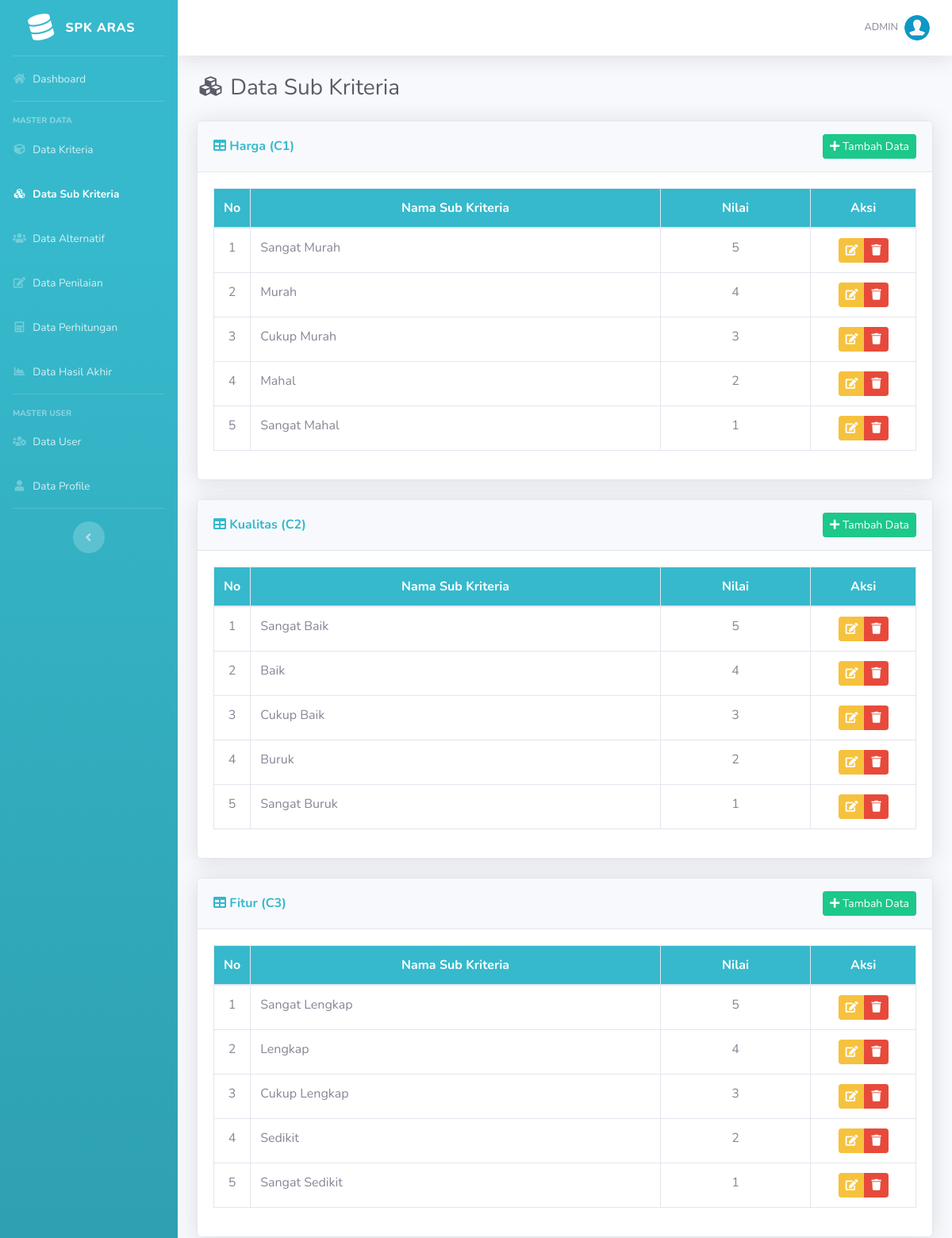
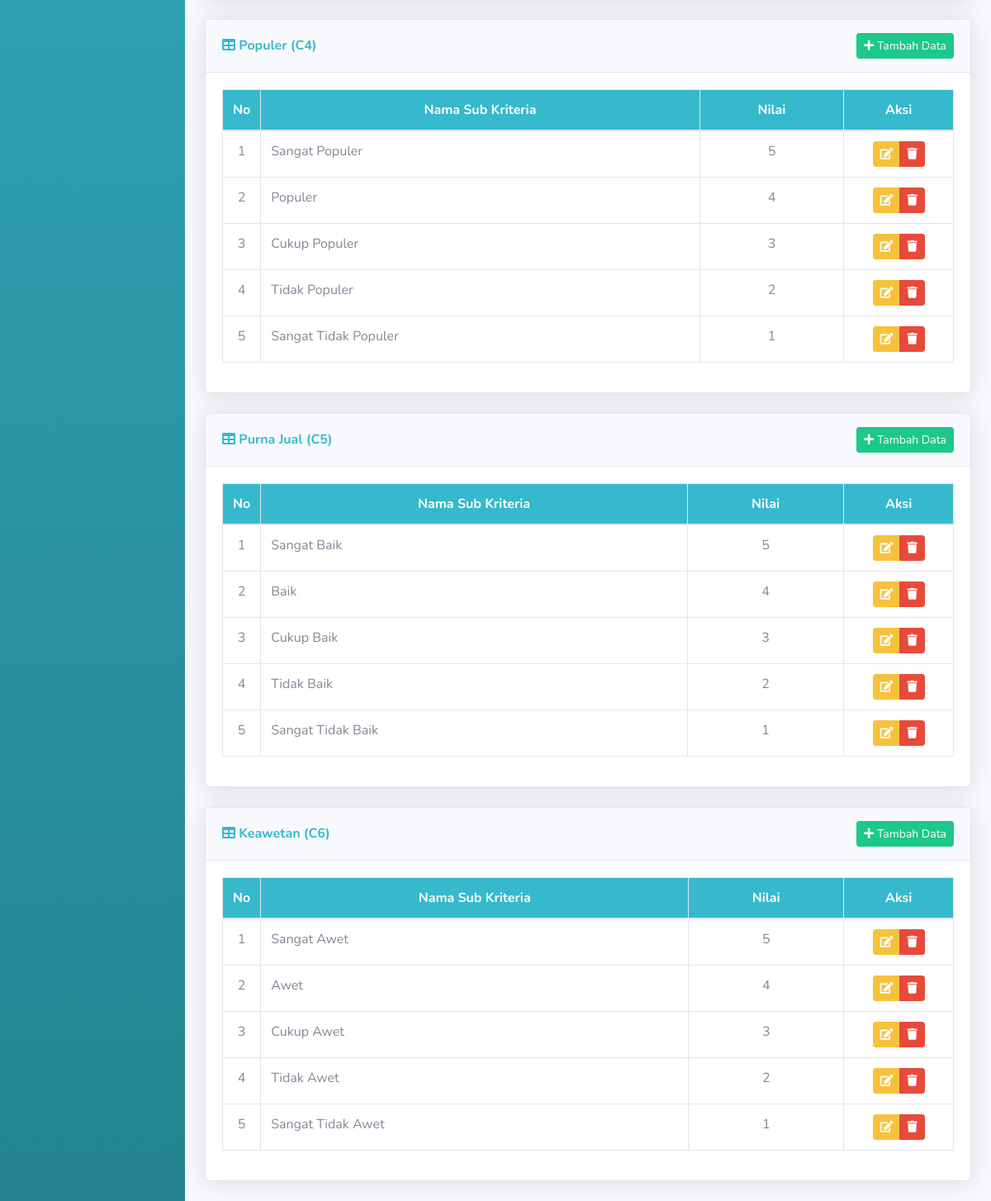
/SPK-ARAS-NATIVE/list-sub-kriteria.php (signed in), run on the app's committed database (2 pictures, top to bottom).
### tables this page shows
CREATE TABLE IF NOT EXISTS `kriteria` (
  `id_kriteria` int(11) NOT NULL,
  `kode_kriteria` varchar(10) NOT NULL,
  `nama` varchar(50) NOT NULL,
  `type` enum('Benefit','Cost') NOT NULL,
  `bobot` float NOT NULL,
  `ada_pilihan` tinyint(1) DEFAULT NULL
);

CREATE TABLE IF NOT EXISTS `sub_kriteria` (
  `id_sub_kriteria` int(11) NOT NULL,
  `id_kriteria` int(11) NOT NULL,
  `nama` varchar(50) NOT NULL,
  `nilai` float NOT NULL
);

### SPK-ARAS-NATIVE/list-sub-kriteria.php (the view, shortened to what this page needs)
<?php
require_once('includes/init.php');
require_once('template/header.php');
?>
<div class="d-sm-flex align-items-center justify-content-between mb-4">
    <h1 class="h3 mb-0 text-gray-800"><i class="fas fa-fw fa-cubes"></i> Data Sub Kriteria</h1>
</div>
<?php
$query = mysqli_query($koneksi,"SELECT * FROM kriteria WHERE ada_pilihan='1' ORDER BY kode_kriteria ASC");
$cek = mysqli_num_rows($query);
if($cek <= 0) {
?>
<div class="card shadow mb-4">
    <div class="card-header py-3">
        <h6 class="m-0 font-weight-bold text-info"><i class="fa fa-table"></i> Daftar Data Sub Kriteria</h6>
    </div>
    <div class="card-body">
		<div class="alert alert-info">
			Cara penilaian pada kriteria berjenis input langsung semua.
		</div>
	</div>
</div>
<?php
}else{
	while($data = mysqli_fetch_array($query)){
?>
<div class="card shadow mb-4">
    <div class="card-header py-3">
        <div class="d-sm-flex align-items-center justify-content-between">
			<h6 class="m-0 font-weight-bold text-info"><i class="fa fa-table"></i> <?= $data['nama']." (".$data['kode_kriteria'].")" ?></h6>
			<a href="#tambah<?= $data['id_kriteria']; ?>" data-toggle="modal" class="btn btn-sm btn-success"> <i class="fa fa-plus"></i> Tambah Data </a>
		</div>
    </div>
    <div class="card-body">
		<div class="table-responsive">
			<table class="table table-bordered" width="100%" cellspacing="0">
				<thead class="bg-info text-white">
					<tr align="center">
						<th width="5%">No</th>
						<th>Nama Sub Kriteria</th>
						<th>Nilai</th>
						<th width="15%">Aksi</th>
					</tr>
				</thead>
				<tbody>
					<?php
						$no=1;
						$id_kriteria = $data['id_kriteria'];
						$q = mysqli_query($koneksi,"SELECT * FROM sub_kriteria WHERE id_kriteria = '$id_kriteria' ORDER BY nilai DESC");
						while($d = mysqli_fetch_array($q)){
					?>
					<tr align="center">
						<td><?=$no ?></td>
						<td align="left"><?= $d['nama'] ?></td>
						<td><?= $d['nilai'] ?></td>
						<td>
							<div class="btn-group" role="group">
								<a data-toggle="modal" title="Edit Data" href="#editsk<?= $d['id_sub_kriteria'] ?>" class="btn btn-warning btn-sm"><i class="fa fa-edit"></i></a>
								<a  data-toggle="tooltip" data-placement="bottom" title="Hapus Data" href="hapus-sub-kriteria.php?id=<?php echo $d['id_sub_kriteria']; ?>" onclick="return confirm ('Apakah anda yakin untuk meghapus data ini')" class="btn btn-danger btn-sm"><i class="fa fa-trash"></i></a>
							</div>
						</td>
					</tr>
                <?php
					$no++;
					}
				?>
				</tbody>
			</table>
		</div>
	</div>
</div>
<?php
}
}
require_once('template/footer.php');
?>

### data on the page
kriteria: nama "Harga", kode_kriteria "C1"
sub_kriteria: nama "Sangat Murah", nilai "5"
sub_kriteria: nama "Murah", nilai "4"
sub_kriteria: nama "Cukup Murah", nilai "3"
sub_kriteria: nama "Mahal", nilai "2"
sub_kriteria: nama "Sangat Mahal", nilai "1"
kriteria: nama "Kualitas", kode_kriteria "C2"
sub_kriteria: nama "Sangat Baik", nilai "5"
sub_kriteria: nama "Baik", nilai "4"
sub_kriteria: nama "Cukup Baik", nilai "3"
sub_kriteria: nama "Buruk", nilai "2"
sub_kriteria: nama "Sangat Buruk", nilai "1"
kriteria: nama "Fitur", kode_kriteria "C3"
sub_kriteria: nama "Sangat Lengkap", nilai "5"
sub_kriteria: nama "Lengkap", nilai "4"
sub_kriteria: nama "Cukup Lengkap", nilai "3"
sub_kriteria: nama "Sedikit", nilai "2"
sub_kriteria: nama "Sangat Sedikit", nilai "1"
kriteria: nama "Populer", kode_kriteria "C4"
sub_kriteria: nama "Sangat Populer", nilai "5"
sub_kriteria: nama "Populer", nilai "4"
sub_kriteria: nama "Cukup Populer", nilai "3"
sub_kriteria: nama "Tidak Populer", nilai "2"
sub_kriteria: nama "Sangat Tidak Populer", nilai "1"
kriteria: nama "Purna Jual", kode_kriteria "C5"
sub_kriteria: nama "Sangat Baik", nilai "5"
sub_kriteria: nama "Baik", nilai "4"
sub_kriteria: nama "Cukup Baik", nilai "3"
sub_kriteria: nama "Tidak Baik", nilai "2"
sub_kriteria: nama "Sangat Tidak Baik", nilai "1"
kriteria: nama "Keawetan", kode_kriteria "C6"
sub_kriteria: nama "Sangat Awet", nilai "5"
sub_kriteria: nama "Awet", nilai "4"
sub_kriteria: nama "Cukup Awet", nilai "3"
sub_kriteria: nama "Tidak Awet", nilai "2"
sub_kriteria: nama "Sangat Tidak Awet", nilai "1"

### other printed values
$_SESSION['username'] "ADMIN"
